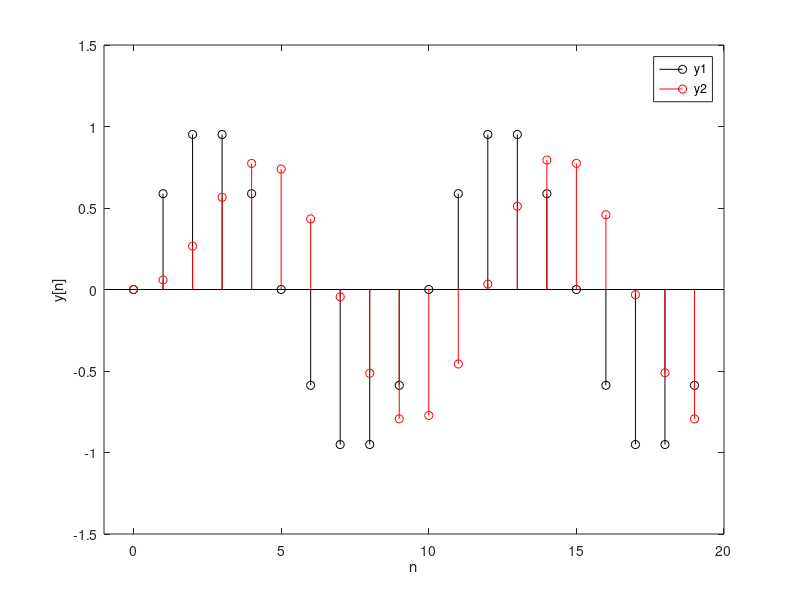

MATLAB code for this plot:
v1 = 0.1; v2 = 0.4;
n = 0:1:19;
func = @(n,v) sin(2*pi*v*n);
x1 = func(n,v1);
x2 = func(n,v2);

a1 = -0.9; a2 = 0.3; b0 = 0.1; b1 = 0.2; b2 = 0.1;

y1 = filter([b0 b1 b2],[1 a1 a2],x1);
y2 = filter([b0 b1 b2],[1 a1 a2],x2);


figure(1);
clf; hold on;
stem(n,x1,'ko');
stem(n,y1,'ro');
axis([-1 20 -1.5 1.5]);
box on;
xlabel('n'); ylabel('y[n]');
legend({'y1', 'y2'})